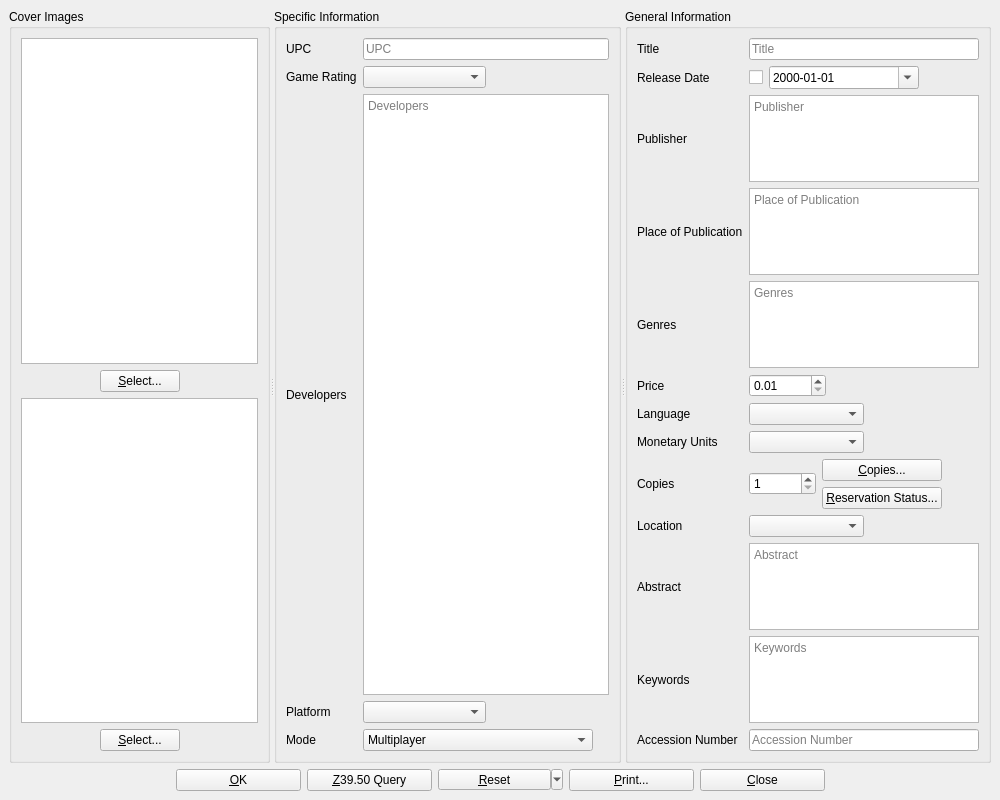
<?xml version="1.0" encoding="UTF-8"?>
<ui version="4.0">
 <class>vgDialog</class>
 <widget class="QMainWindow" name="vgDialog">
  <property name="geometry">
   <rect>
    <x>0</x>
    <y>0</y>
    <width>1000</width>
    <height>800</height>
   </rect>
  </property>
  <property name="windowTitle">
   <string>BiblioteQ</string>
  </property>
  <property name="windowIcon">
   <iconset resource="../Icons/icons.qrc">
    <normaloff>:/book.png</normaloff>:/book.png</iconset>
  </property>
  <widget class="QWidget" name="centralwidget">
   <layout class="QVBoxLayout">
    <item>
     <widget class="QScrollArea" name="scrollArea">
      <property name="frameShape">
       <enum>QFrame::NoFrame</enum>
      </property>
      <property name="widgetResizable">
       <bool>true</bool>
      </property>
      <widget class="QWidget" name="scrollAreaWidgetContents">
       <property name="geometry">
        <rect>
         <x>0</x>
         <y>0</y>
         <width>967</width>
         <height>859</height>
        </rect>
       </property>
       <layout class="QVBoxLayout" name="verticalLayout">
        <property name="spacing">
         <number>0</number>
        </property>
        <property name="leftMargin">
         <number>0</number>
        </property>
        <property name="topMargin">
         <number>0</number>
        </property>
        <property name="rightMargin">
         <number>0</number>
        </property>
        <property name="bottomMargin">
         <number>0</number>
        </property>
        <item>
         <widget class="QSplitter" name="splitter">
          <property name="orientation">
           <enum>Qt::Horizontal</enum>
          </property>
          <widget class="QGroupBox" name="coverImages">
           <property name="title">
            <string>Cover Images</string>
           </property>
           <layout class="QVBoxLayout">
            <item>
             <widget class="biblioteq_image_drop_site" name="front_image">
              <property name="minimumSize">
               <size>
                <width>150</width>
                <height>200</height>
               </size>
              </property>
              <property name="toolTip">
               <string>Front Cover Image</string>
              </property>
              <property name="renderHints">
               <set>QPainter::Antialiasing|QPainter::SmoothPixmapTransform|QPainter::TextAntialiasing</set>
              </property>
             </widget>
            </item>
            <item>
             <layout class="QHBoxLayout">
              <item>
               <spacer>
                <property name="orientation">
                 <enum>Qt::Horizontal</enum>
                </property>
                <property name="sizeHint" stdset="0">
                 <size>
                  <width>40</width>
                  <height>20</height>
                 </size>
                </property>
               </spacer>
              </item>
              <item>
               <widget class="QPushButton" name="frontButton">
                <property name="text">
                 <string>&amp;Select...</string>
                </property>
                <property name="icon">
                 <iconset resource="../Icons/icons.qrc">
                  <normaloff>:/16x16/fileopen.png</normaloff>:/16x16/fileopen.png</iconset>
                </property>
               </widget>
              </item>
              <item>
               <spacer>
                <property name="orientation">
                 <enum>Qt::Horizontal</enum>
                </property>
                <property name="sizeHint" stdset="0">
                 <size>
                  <width>40</width>
                  <height>20</height>
                 </size>
                </property>
               </spacer>
              </item>
             </layout>
            </item>
            <item>
             <widget class="biblioteq_image_drop_site" name="back_image">
              <property name="minimumSize">
               <size>
                <width>150</width>
                <height>200</height>
               </size>
              </property>
              <property name="toolTip">
               <string>Back Cover Image</string>
              </property>
              <property name="renderHints">
               <set>QPainter::Antialiasing|QPainter::SmoothPixmapTransform|QPainter::TextAntialiasing</set>
              </property>
             </widget>
            </item>
            <item>
             <layout class="QHBoxLayout">
              <item>
               <spacer>
                <property name="orientation">
                 <enum>Qt::Horizontal</enum>
                </property>
                <property name="sizeHint" stdset="0">
                 <size>
                  <width>40</width>
                  <height>20</height>
                 </size>
                </property>
               </spacer>
              </item>
              <item>
               <widget class="QPushButton" name="backButton">
                <property name="text">
                 <string>&amp;Select...</string>
                </property>
                <property name="icon">
                 <iconset resource="../Icons/icons.qrc">
                  <normaloff>:/16x16/fileopen.png</normaloff>:/16x16/fileopen.png</iconset>
                </property>
               </widget>
              </item>
              <item>
               <spacer>
                <property name="orientation">
                 <enum>Qt::Horizontal</enum>
                </property>
                <property name="sizeHint" stdset="0">
                 <size>
                  <width>40</width>
                  <height>20</height>
                 </size>
                </property>
               </spacer>
              </item>
             </layout>
            </item>
           </layout>
          </widget>
          <widget class="QGroupBox" name="groupBox_2">
           <property name="title">
            <string>Specific Information</string>
           </property>
           <layout class="QGridLayout">
            <item row="0" column="0">
             <widget class="QLabel" name="label">
              <property name="text">
               <string>UPC</string>
              </property>
             </widget>
            </item>
            <item row="0" column="1">
             <widget class="QLineEdit" name="id">
              <property name="maxLength">
               <number>32</number>
              </property>
              <property name="placeholderText">
               <string>UPC</string>
              </property>
             </widget>
            </item>
            <item row="1" column="0">
             <widget class="QLabel" name="label_5">
              <property name="text">
               <string>Game Rating</string>
              </property>
             </widget>
            </item>
            <item row="1" column="1">
             <layout class="QHBoxLayout">
              <item>
               <widget class="QComboBox" name="rating">
                <property name="sizePolicy">
                 <sizepolicy hsizetype="Expanding" vsizetype="Fixed">
                  <horstretch>0</horstretch>
                  <verstretch>0</verstretch>
                 </sizepolicy>
                </property>
                <property name="sizeAdjustPolicy">
                 <enum>QComboBox::AdjustToContents</enum>
                </property>
               </widget>
              </item>
              <item>
               <spacer>
                <property name="orientation">
                 <enum>Qt::Horizontal</enum>
                </property>
                <property name="sizeHint" stdset="0">
                 <size>
                  <width>40</width>
                  <height>20</height>
                 </size>
                </property>
               </spacer>
              </item>
             </layout>
            </item>
            <item row="2" column="0">
             <widget class="QLabel" name="label_6">
              <property name="text">
               <string>Developers</string>
              </property>
             </widget>
            </item>
            <item row="3" column="0">
             <widget class="QLabel" name="label_9">
              <property name="text">
               <string>Platform</string>
              </property>
             </widget>
            </item>
            <item row="3" column="1">
             <layout class="QHBoxLayout">
              <item>
               <widget class="QComboBox" name="platform">
                <property name="sizePolicy">
                 <sizepolicy hsizetype="Expanding" vsizetype="Fixed">
                  <horstretch>0</horstretch>
                  <verstretch>0</verstretch>
                 </sizepolicy>
                </property>
                <property name="sizeAdjustPolicy">
                 <enum>QComboBox::AdjustToContents</enum>
                </property>
               </widget>
              </item>
              <item>
               <spacer>
                <property name="orientation">
                 <enum>Qt::Horizontal</enum>
                </property>
                <property name="sizeHint" stdset="0">
                 <size>
                  <width>40</width>
                  <height>20</height>
                 </size>
                </property>
               </spacer>
              </item>
             </layout>
            </item>
            <item row="4" column="0">
             <widget class="QLabel" name="label_11">
              <property name="text">
               <string>Mode</string>
              </property>
             </widget>
            </item>
            <item row="4" column="1">
             <layout class="QHBoxLayout">
              <item>
               <widget class="QComboBox" name="mode">
                <property name="sizeAdjustPolicy">
                 <enum>QComboBox::AdjustToContents</enum>
                </property>
                <property name="minimumContentsLength">
                 <number>25</number>
                </property>
                <item>
                 <property name="text">
                  <string>Multiplayer</string>
                 </property>
                </item>
                <item>
                 <property name="text">
                  <string>Single Player</string>
                 </property>
                </item>
               </widget>
              </item>
              <item>
               <spacer>
                <property name="orientation">
                 <enum>Qt::Horizontal</enum>
                </property>
                <property name="sizeHint" stdset="0">
                 <size>
                  <width>40</width>
                  <height>20</height>
                 </size>
                </property>
               </spacer>
              </item>
             </layout>
            </item>
            <item row="2" column="1">
             <widget class="biblioteq_hyperlinked_text_edit" name="developer">
              <property name="tabChangesFocus">
               <bool>true</bool>
              </property>
              <property name="undoRedoEnabled">
               <bool>true</bool>
              </property>
              <property name="readOnly">
               <bool>false</bool>
              </property>
              <property name="textInteractionFlags">
               <set>Qt::LinksAccessibleByKeyboard|Qt::LinksAccessibleByMouse|Qt::TextBrowserInteraction|Qt::TextEditable|Qt::TextEditorInteraction|Qt::TextSelectableByKeyboard|Qt::TextSelectableByMouse</set>
              </property>
              <property name="placeholderText">
               <string>Developers</string>
              </property>
              <property name="openLinks">
               <bool>false</bool>
              </property>
             </widget>
            </item>
           </layout>
          </widget>
          <widget class="QGroupBox" name="groupBox">
           <property name="title">
            <string>General Information</string>
           </property>
           <layout class="QGridLayout">
            <item row="3" column="1">
             <widget class="biblioteq_hyperlinked_text_edit" name="place">
              <property name="tabChangesFocus">
               <bool>true</bool>
              </property>
              <property name="undoRedoEnabled">
               <bool>true</bool>
              </property>
              <property name="textInteractionFlags">
               <set>Qt::LinksAccessibleByKeyboard|Qt::LinksAccessibleByMouse|Qt::TextBrowserInteraction|Qt::TextEditable|Qt::TextEditorInteraction|Qt::TextSelectableByKeyboard|Qt::TextSelectableByMouse</set>
              </property>
              <property name="placeholderText">
               <string>Place of Publication</string>
              </property>
              <property name="openLinks">
               <bool>false</bool>
              </property>
             </widget>
            </item>
            <item row="0" column="0">
             <widget class="QLabel" name="label_2">
              <property name="text">
               <string>Title</string>
              </property>
             </widget>
            </item>
            <item row="0" column="1">
             <widget class="QLineEdit" name="title">
              <property name="placeholderText">
               <string>Title</string>
              </property>
             </widget>
            </item>
            <item row="1" column="0">
             <widget class="QLabel" name="label_13">
              <property name="text">
               <string>Release Date</string>
              </property>
             </widget>
            </item>
            <item row="1" column="1">
             <layout class="QHBoxLayout">
              <item>
               <widget class="QCheckBox" name="publication_date_enabled">
                <property name="toolTip">
                 <string>&lt;html&gt;&lt;head/&gt;&lt;body&gt;&lt;p&gt;Include the Release Date in the search query.&lt;/p&gt;&lt;/body&gt;&lt;/html&gt;</string>
                </property>
                <property name="text">
                 <string/>
                </property>
               </widget>
              </item>
              <item>
               <widget class="QDateEdit" name="release_date">
                <property name="sizePolicy">
                 <sizepolicy hsizetype="Expanding" vsizetype="Fixed">
                  <horstretch>0</horstretch>
                  <verstretch>0</verstretch>
                 </sizepolicy>
                </property>
                <property name="minimumSize">
                 <size>
                  <width>150</width>
                  <height>0</height>
                 </size>
                </property>
                <property name="displayFormat">
                 <string>yyyy-MM-dd</string>
                </property>
                <property name="calendarPopup">
                 <bool>true</bool>
                </property>
               </widget>
              </item>
              <item>
               <spacer>
                <property name="orientation">
                 <enum>Qt::Horizontal</enum>
                </property>
                <property name="sizeHint" stdset="0">
                 <size>
                  <width>40</width>
                  <height>20</height>
                 </size>
                </property>
               </spacer>
              </item>
             </layout>
            </item>
            <item row="2" column="0">
             <widget class="QLabel" name="label_14">
              <property name="text">
               <string>Publisher</string>
              </property>
             </widget>
            </item>
            <item row="2" column="1">
             <widget class="biblioteq_hyperlinked_text_edit" name="publisher">
              <property name="verticalScrollBarPolicy">
               <enum>Qt::ScrollBarAlwaysOff</enum>
              </property>
              <property name="horizontalScrollBarPolicy">
               <enum>Qt::ScrollBarAlwaysOff</enum>
              </property>
              <property name="tabChangesFocus">
               <bool>true</bool>
              </property>
              <property name="undoRedoEnabled">
               <bool>true</bool>
              </property>
              <property name="readOnly">
               <bool>false</bool>
              </property>
              <property name="textInteractionFlags">
               <set>Qt::LinksAccessibleByKeyboard|Qt::LinksAccessibleByMouse|Qt::TextBrowserInteraction|Qt::TextEditable|Qt::TextEditorInteraction|Qt::TextSelectableByKeyboard|Qt::TextSelectableByMouse</set>
              </property>
              <property name="placeholderText">
               <string>Publisher</string>
              </property>
              <property name="openLinks">
               <bool>false</bool>
              </property>
             </widget>
            </item>
            <item row="4" column="0">
             <widget class="QLabel" name="label_15">
              <property name="text">
               <string>Genres</string>
              </property>
             </widget>
            </item>
            <item row="5" column="0">
             <widget class="QLabel" name="label_16">
              <property name="text">
               <string>Price</string>
              </property>
             </widget>
            </item>
            <item row="5" column="1">
             <widget class="QDoubleSpinBox" name="price">
              <property name="sizePolicy">
               <sizepolicy hsizetype="Fixed" vsizetype="Fixed">
                <horstretch>0</horstretch>
                <verstretch>0</verstretch>
               </sizepolicy>
              </property>
              <property name="minimum">
               <double>0.010000000000000</double>
              </property>
              <property name="maximum">
               <double>10000.000000000000000</double>
              </property>
              <property name="singleStep">
               <double>0.010000000000000</double>
              </property>
              <property name="value">
               <double>0.010000000000000</double>
              </property>
             </widget>
            </item>
            <item row="6" column="0">
             <widget class="QLabel" name="label_3">
              <property name="text">
               <string>Language</string>
              </property>
             </widget>
            </item>
            <item row="6" column="1">
             <layout class="QHBoxLayout">
              <item>
               <widget class="QComboBox" name="language">
                <property name="sizePolicy">
                 <sizepolicy hsizetype="Expanding" vsizetype="Fixed">
                  <horstretch>0</horstretch>
                  <verstretch>0</verstretch>
                 </sizepolicy>
                </property>
                <property name="sizeAdjustPolicy">
                 <enum>QComboBox::AdjustToContents</enum>
                </property>
               </widget>
              </item>
              <item>
               <spacer>
                <property name="orientation">
                 <enum>Qt::Horizontal</enum>
                </property>
                <property name="sizeHint" stdset="0">
                 <size>
                  <width>40</width>
                  <height>20</height>
                 </size>
                </property>
               </spacer>
              </item>
             </layout>
            </item>
            <item row="7" column="0">
             <widget class="QLabel" name="label_4">
              <property name="text">
               <string>Monetary Units</string>
              </property>
             </widget>
            </item>
            <item row="8" column="0">
             <widget class="QLabel" name="label_8">
              <property name="text">
               <string>Copies</string>
              </property>
             </widget>
            </item>
            <item row="8" column="1">
             <layout class="QHBoxLayout">
              <item>
               <widget class="QSpinBox" name="quantity">
                <property name="minimum">
                 <number>1</number>
                </property>
                <property name="maximum">
                 <number>999999999</number>
                </property>
                <property name="value">
                 <number>1</number>
                </property>
               </widget>
              </item>
              <item>
               <layout class="QGridLayout">
                <item row="0" column="0">
                 <widget class="QPushButton" name="copiesButton">
                  <property name="text">
                   <string>&amp;Copies...</string>
                  </property>
                  <property name="icon">
                   <iconset resource="../Icons/icons.qrc">
                    <normaloff>:/16x16/editcopy.png</normaloff>:/16x16/editcopy.png</iconset>
                  </property>
                 </widget>
                </item>
                <item row="1" column="0">
                 <widget class="QPushButton" name="showUserButton">
                  <property name="text">
                   <string>&amp;Reservation Status...</string>
                  </property>
                  <property name="icon">
                   <iconset resource="../Icons/icons.qrc">
                    <normaloff>:/16x16/members.png</normaloff>:/16x16/members.png</iconset>
                  </property>
                 </widget>
                </item>
               </layout>
              </item>
              <item>
               <spacer>
                <property name="orientation">
                 <enum>Qt::Horizontal</enum>
                </property>
                <property name="sizeHint" stdset="0">
                 <size>
                  <width>40</width>
                  <height>20</height>
                 </size>
                </property>
               </spacer>
              </item>
             </layout>
            </item>
            <item row="9" column="0">
             <widget class="QLabel" name="label_10">
              <property name="text">
               <string>Location</string>
              </property>
             </widget>
            </item>
            <item row="9" column="1">
             <layout class="QHBoxLayout">
              <item>
               <widget class="QComboBox" name="location">
                <property name="sizePolicy">
                 <sizepolicy hsizetype="Expanding" vsizetype="Fixed">
                  <horstretch>0</horstretch>
                  <verstretch>0</verstretch>
                 </sizepolicy>
                </property>
                <property name="sizeAdjustPolicy">
                 <enum>QComboBox::AdjustToContents</enum>
                </property>
               </widget>
              </item>
              <item>
               <spacer>
                <property name="orientation">
                 <enum>Qt::Horizontal</enum>
                </property>
                <property name="sizeHint" stdset="0">
                 <size>
                  <width>40</width>
                  <height>20</height>
                 </size>
                </property>
               </spacer>
              </item>
             </layout>
            </item>
            <item row="10" column="1">
             <widget class="QTextEdit" name="description">
              <property name="tabChangesFocus">
               <bool>true</bool>
              </property>
              <property name="acceptRichText">
               <bool>false</bool>
              </property>
              <property name="placeholderText">
               <string>Abstract</string>
              </property>
             </widget>
            </item>
            <item row="10" column="0">
             <widget class="QLabel" name="label_7">
              <property name="text">
               <string>Abstract</string>
              </property>
             </widget>
            </item>
            <item row="4" column="1">
             <widget class="biblioteq_hyperlinked_text_edit" name="genre">
              <property name="tabChangesFocus">
               <bool>true</bool>
              </property>
              <property name="undoRedoEnabled">
               <bool>true</bool>
              </property>
              <property name="readOnly">
               <bool>false</bool>
              </property>
              <property name="textInteractionFlags">
               <set>Qt::LinksAccessibleByKeyboard|Qt::LinksAccessibleByMouse|Qt::TextBrowserInteraction|Qt::TextEditable|Qt::TextEditorInteraction|Qt::TextSelectableByKeyboard|Qt::TextSelectableByMouse</set>
              </property>
              <property name="placeholderText">
               <string>Genres</string>
              </property>
              <property name="openLinks">
               <bool>false</bool>
              </property>
             </widget>
            </item>
            <item row="3" column="0">
             <widget class="QLabel" name="label_17">
              <property name="text">
               <string>Place of Publication</string>
              </property>
             </widget>
            </item>
            <item row="11" column="0">
             <widget class="QLabel" name="label_12">
              <property name="text">
               <string>Keywords</string>
              </property>
             </widget>
            </item>
            <item row="11" column="1">
             <widget class="biblioteq_hyperlinked_text_edit" name="keyword">
              <property name="tabChangesFocus">
               <bool>true</bool>
              </property>
              <property name="undoRedoEnabled">
               <bool>true</bool>
              </property>
              <property name="readOnly">
               <bool>false</bool>
              </property>
              <property name="textInteractionFlags">
               <set>Qt::LinksAccessibleByKeyboard|Qt::LinksAccessibleByMouse|Qt::TextBrowserInteraction|Qt::TextEditable|Qt::TextEditorInteraction|Qt::TextSelectableByKeyboard|Qt::TextSelectableByMouse</set>
              </property>
              <property name="placeholderText">
               <string>Keywords</string>
              </property>
              <property name="openLinks">
               <bool>false</bool>
              </property>
             </widget>
            </item>
            <item row="12" column="0">
             <widget class="QLabel" name="label_18">
              <property name="text">
               <string>Accession Number</string>
              </property>
             </widget>
            </item>
            <item row="12" column="1">
             <widget class="QLineEdit" name="accession_number">
              <property name="placeholderText">
               <string>Accession Number</string>
              </property>
             </widget>
            </item>
            <item row="7" column="1">
             <layout class="QHBoxLayout" name="horizontalLayout">
              <item>
               <widget class="QComboBox" name="monetary_units">
                <property name="sizePolicy">
                 <sizepolicy hsizetype="Expanding" vsizetype="Fixed">
                  <horstretch>0</horstretch>
                  <verstretch>0</verstretch>
                 </sizepolicy>
                </property>
                <property name="sizeAdjustPolicy">
                 <enum>QComboBox::AdjustToContents</enum>
                </property>
               </widget>
              </item>
              <item>
               <spacer name="horizontalSpacer">
                <property name="orientation">
                 <enum>Qt::Horizontal</enum>
                </property>
                <property name="sizeHint" stdset="0">
                 <size>
                  <width>40</width>
                  <height>20</height>
                 </size>
                </property>
               </spacer>
              </item>
             </layout>
            </item>
           </layout>
          </widget>
         </widget>
        </item>
       </layout>
      </widget>
     </widget>
    </item>
    <item>
     <layout class="QHBoxLayout">
      <item>
       <spacer>
        <property name="orientation">
         <enum>Qt::Horizontal</enum>
        </property>
        <property name="sizeHint" stdset="0">
         <size>
          <width>40</width>
          <height>20</height>
         </size>
        </property>
       </spacer>
      </item>
      <item>
       <widget class="QPushButton" name="okButton">
        <property name="minimumSize">
         <size>
          <width>125</width>
          <height>0</height>
         </size>
        </property>
        <property name="text">
         <string>&amp;OK</string>
        </property>
        <property name="icon">
         <iconset resource="../Icons/icons.qrc">
          <normaloff>:/16x16/ok.png</normaloff>:/16x16/ok.png</iconset>
        </property>
       </widget>
      </item>
      <item>
       <widget class="QPushButton" name="queryButton">
        <property name="minimumSize">
         <size>
          <width>125</width>
          <height>0</height>
         </size>
        </property>
        <property name="text">
         <string>&amp;Z39.50 Query</string>
        </property>
        <property name="icon">
         <iconset resource="../Icons/icons.qrc">
          <normaloff>:/16x16/down.png</normaloff>:/16x16/down.png</iconset>
        </property>
       </widget>
      </item>
      <item>
       <widget class="QToolButton" name="resetButton">
        <property name="minimumSize">
         <size>
          <width>125</width>
          <height>0</height>
         </size>
        </property>
        <property name="text">
         <string>&amp;Reset</string>
        </property>
        <property name="popupMode">
         <enum>QToolButton::MenuButtonPopup</enum>
        </property>
       </widget>
      </item>
      <item>
       <widget class="QPushButton" name="printButton">
        <property name="minimumSize">
         <size>
          <width>125</width>
          <height>0</height>
         </size>
        </property>
        <property name="text">
         <string>&amp;Print...</string>
        </property>
        <property name="icon">
         <iconset resource="../Icons/icons.qrc">
          <normaloff>:/16x16/fileprint.png</normaloff>:/16x16/fileprint.png</iconset>
        </property>
       </widget>
      </item>
      <item>
       <widget class="QPushButton" name="cancelButton">
        <property name="minimumSize">
         <size>
          <width>125</width>
          <height>0</height>
         </size>
        </property>
        <property name="text">
         <string>&amp;Close</string>
        </property>
        <property name="icon">
         <iconset resource="../Icons/icons.qrc">
          <normaloff>:/16x16/cancel.png</normaloff>:/16x16/cancel.png</iconset>
        </property>
        <property name="shortcut">
         <string>Ctrl+W</string>
        </property>
       </widget>
      </item>
      <item>
       <spacer>
        <property name="orientation">
         <enum>Qt::Horizontal</enum>
        </property>
        <property name="sizeHint" stdset="0">
         <size>
          <width>40</width>
          <height>20</height>
         </size>
        </property>
       </spacer>
      </item>
     </layout>
    </item>
   </layout>
  </widget>
 </widget>
 <customwidgets>
  <customwidget>
   <class>biblioteq_image_drop_site</class>
   <extends>QGraphicsView</extends>
   <header>biblioteq_image_drop_site.h</header>
  </customwidget>
  <customwidget>
   <class>biblioteq_hyperlinked_text_edit</class>
   <extends>QTextBrowser</extends>
   <header>biblioteq_hyperlinked_text_edit.h</header>
  </customwidget>
 </customwidgets>
 <tabstops>
  <tabstop>scrollArea</tabstop>
  <tabstop>front_image</tabstop>
  <tabstop>frontButton</tabstop>
  <tabstop>back_image</tabstop>
  <tabstop>backButton</tabstop>
  <tabstop>id</tabstop>
  <tabstop>rating</tabstop>
  <tabstop>developer</tabstop>
  <tabstop>platform</tabstop>
  <tabstop>mode</tabstop>
  <tabstop>title</tabstop>
  <tabstop>publication_date_enabled</tabstop>
  <tabstop>release_date</tabstop>
  <tabstop>publisher</tabstop>
  <tabstop>place</tabstop>
  <tabstop>genre</tabstop>
  <tabstop>price</tabstop>
  <tabstop>language</tabstop>
  <tabstop>monetary_units</tabstop>
  <tabstop>quantity</tabstop>
  <tabstop>copiesButton</tabstop>
  <tabstop>showUserButton</tabstop>
  <tabstop>location</tabstop>
  <tabstop>description</tabstop>
  <tabstop>keyword</tabstop>
  <tabstop>accession_number</tabstop>
  <tabstop>okButton</tabstop>
  <tabstop>queryButton</tabstop>
  <tabstop>resetButton</tabstop>
  <tabstop>printButton</tabstop>
  <tabstop>cancelButton</tabstop>
 </tabstops>
 <resources>
  <include location="../Icons/icons.qrc"/>
 </resources>
 <connections/>
</ui>
